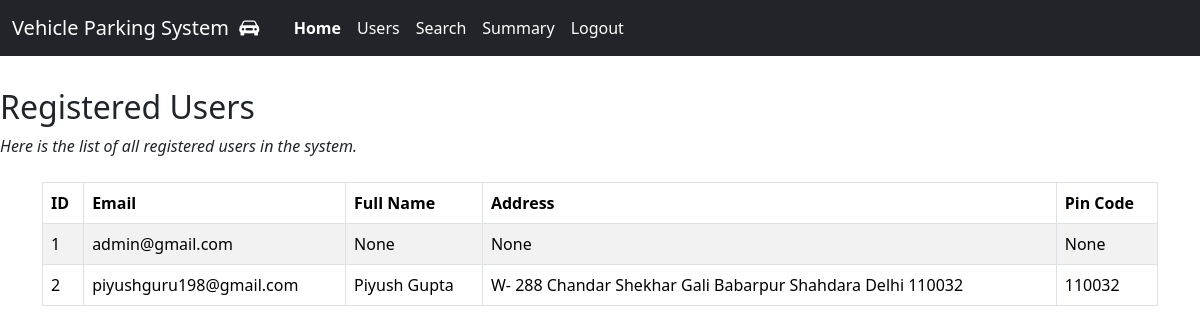
The page /admin_user (signed in) on the database its author committed.
### controllers/models.py (models this page shows)
class User(db.Model):
    id = db.Column(db.Integer, primary_key=True, autoincrement=True)
    email = db.Column(db.String(120), unique=True, nullable=False)
    password = db.Column(db.String(200), nullable=False)
    address = db.Column(db.String(200), nullable=True)
    pin_code = db.Column(db.String(20), nullable=True)
    full_name = db.Column(db.String(100), nullable=True)
    phone_number = db.Column(db.String(15), nullable=True)
    roles = db.relationship('Role', secondary='user_role')

### controllers/general_routes.py (the view)
@app.route('/admin_user')
def admin_user():
    if 'email' not in session or 'admin' not in session.get('roles'):
        flash('You do not have permission to access this page.', 'error')
        return redirect(url_for('home'))
    users = User.query.all()
    return render_template('admin_user.html', users=users)

### templates/admin_user.html (shortened to what this page needs)
<!DOCTYPE html>
<html lang="en">
<head>
</head>
{% include 'index.html' %}
<body>
    <h2>Registered Users</h2>
    <p><i>Here is the list of all registered users in the system.</i></p>
    <div class="container mt-4 d-flex justify-content-center">
        <table class="table table-striped table-bordered ">
            <thead>
                <tr>
                    <th>ID</th>
                    <th>Email</th>
                    <th>Full Name</th>
                    <th>Address</th>
                    <th>Pin Code</th>
                </tr>
            </thead>
            <tbody>
                {% for user in users %}
                <tr>
                    <td>{{ user.id }}</td>
                    <td>{{ user.email }}</td>
                    <td>{{ user.full_name }}</td>
                    <td>{{ user.address }}</td>
                    <td>{{ user.pin_code }}</td>
                {% endfor %}
                </tr>
            </tbody>
        </table>
    </div>
    </body>
</html>

### rows shown on the page
User: id "1", email "admin@gmail.com", full_name "None", address "None", pin_code "None"
User: id "2", email "piyushguru198@gmail.com", full_name "Piyush Gupta", address "W- 288 Chandar Shekhar Gali Babarpur Shahdara Delhi 110032", pin_code "110032"
